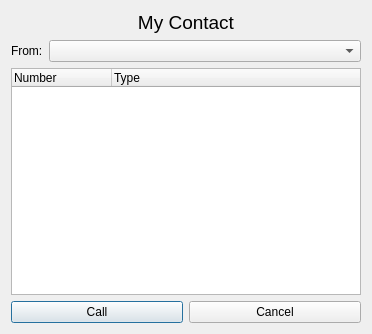
<?xml version="1.0" encoding="UTF-8"?>
<ui version="4.0">
 <class>ContactDialog</class>
 <widget class="QDialog" name="ContactDialog">
  <property name="geometry">
   <rect>
    <x>0</x>
    <y>0</y>
    <width>372</width>
    <height>334</height>
   </rect>
  </property>
  <property name="minimumSize">
   <size>
    <width>300</width>
    <height>300</height>
   </size>
  </property>
  <property name="windowTitle">
   <string>Call</string>
  </property>
  <property name="windowIcon">
   <iconset resource="images.qrc">
    <normaloff>:/images/outcall-logo.png</normaloff>:/images/outcall-logo.png</iconset>
  </property>
  <layout class="QVBoxLayout" name="verticalLayout">
   <item>
    <layout class="QHBoxLayout" name="horizontalLayout_3">
     <item>
      <widget class="QLabel" name="contactName">
       <property name="font">
        <font>
         <pointsize>14</pointsize>
        </font>
       </property>
       <property name="text">
        <string>My Contact</string>
       </property>
       <property name="alignment">
        <set>Qt::AlignCenter</set>
       </property>
      </widget>
     </item>
    </layout>
   </item>
   <item>
    <layout class="QHBoxLayout" name="horizontalLayout_2">
     <item>
      <widget class="QLabel" name="fromLabel">
       <property name="sizePolicy">
        <sizepolicy hsizetype="Fixed" vsizetype="Preferred">
         <horstretch>0</horstretch>
         <verstretch>0</verstretch>
        </sizepolicy>
       </property>
       <property name="text">
        <string>From:</string>
       </property>
      </widget>
     </item>
     <item>
      <widget class="QComboBox" name="extensionBox">
       <property name="sizePolicy">
        <sizepolicy hsizetype="Preferred" vsizetype="Preferred">
         <horstretch>0</horstretch>
         <verstretch>0</verstretch>
        </sizepolicy>
       </property>
       <property name="minimumSize">
        <size>
         <width>200</width>
         <height>0</height>
        </size>
       </property>
      </widget>
     </item>
    </layout>
   </item>
   <item>
    <widget class="QTreeWidget" name="treeWidget">
     <property name="textElideMode">
      <enum>Qt::ElideRight</enum>
     </property>
     <property name="rootIsDecorated">
      <bool>false</bool>
     </property>
     <property name="columnCount">
      <number>2</number>
     </property>
     <attribute name="headerHighlightSections">
      <bool>false</bool>
     </attribute>
     <column>
      <property name="text">
       <string>Number</string>
      </property>
     </column>
     <column>
      <property name="text">
       <string>Type</string>
      </property>
     </column>
    </widget>
   </item>
   <item>
    <layout class="QHBoxLayout" name="horizontalLayout">
     <item>
      <widget class="QPushButton" name="callButton">
       <property name="text">
        <string>Call</string>
       </property>
      </widget>
     </item>
     <item>
      <widget class="QPushButton" name="cancelButton">
       <property name="text">
        <string>Cancel</string>
       </property>
      </widget>
     </item>
    </layout>
   </item>
  </layout>
 </widget>
 <resources>
  <include location="images.qrc"/>
 </resources>
 <connections/>
</ui>
